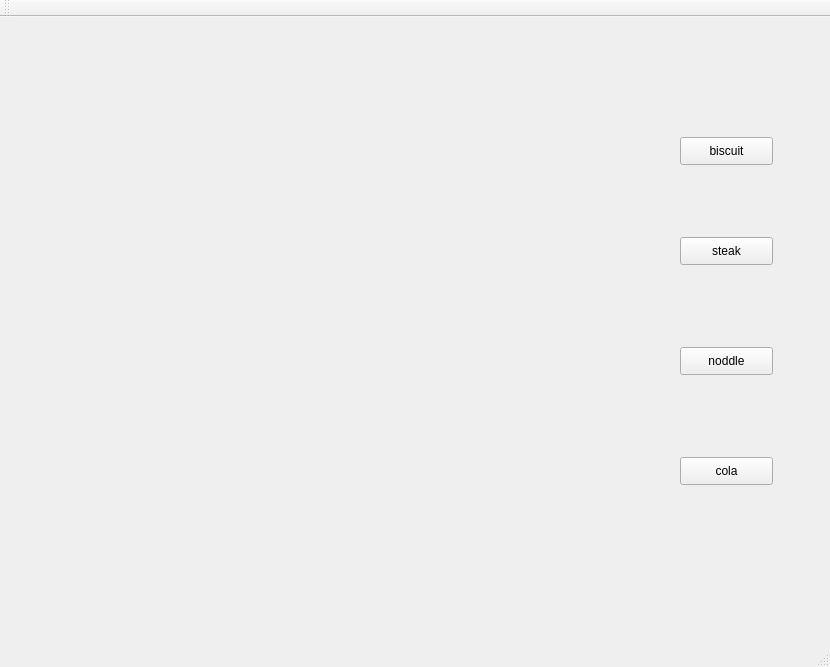
<?xml version="1.0" encoding="UTF-8"?>
<ui version="4.0">
 <class>MainWindow</class>
 <widget class="QMainWindow" name="MainWindow">
  <property name="geometry">
   <rect>
    <x>0</x>
    <y>0</y>
    <width>830</width>
    <height>667</height>
   </rect>
  </property>
  <property name="windowTitle">
   <string>MainWindow</string>
  </property>
  <widget class="QWidget" name="centralWidget">
   <widget class="QLabel" name="label">
    <property name="geometry">
     <rect>
      <x>10</x>
      <y>20</y>
      <width>600</width>
      <height>600</height>
     </rect>
    </property>
    <property name="minimumSize">
     <size>
      <width>600</width>
      <height>600</height>
     </size>
    </property>
    <property name="text">
     <string/>
    </property>
   </widget>
   <widget class="QPushButton" name="pushButton">
    <property name="geometry">
     <rect>
      <x>680</x>
      <y>120</y>
      <width>93</width>
      <height>28</height>
     </rect>
    </property>
    <property name="text">
     <string>biscuit</string>
    </property>
   </widget>
   <widget class="QPushButton" name="pushButton_2">
    <property name="geometry">
     <rect>
      <x>680</x>
      <y>220</y>
      <width>93</width>
      <height>28</height>
     </rect>
    </property>
    <property name="text">
     <string>steak</string>
    </property>
   </widget>
   <widget class="QPushButton" name="pushButton_3">
    <property name="geometry">
     <rect>
      <x>680</x>
      <y>330</y>
      <width>93</width>
      <height>28</height>
     </rect>
    </property>
    <property name="text">
     <string>noddle</string>
    </property>
   </widget>
   <widget class="QPushButton" name="pushButton_4">
    <property name="geometry">
     <rect>
      <x>680</x>
      <y>440</y>
      <width>93</width>
      <height>28</height>
     </rect>
    </property>
    <property name="text">
     <string>cola</string>
    </property>
   </widget>
  </widget>
  <widget class="QMenuBar" name="menuBar">
   <property name="geometry">
    <rect>
     <x>0</x>
     <y>0</y>
     <width>830</width>
     <height>26</height>
    </rect>
   </property>
  </widget>
  <widget class="QToolBar" name="mainToolBar">
   <attribute name="toolBarArea">
    <enum>TopToolBarArea</enum>
   </attribute>
   <attribute name="toolBarBreak">
    <bool>false</bool>
   </attribute>
  </widget>
  <widget class="QStatusBar" name="statusBar"/>
 </widget>
 <layoutdefault spacing="6" margin="11"/>
 <resources/>
 <connections/>
</ui>
